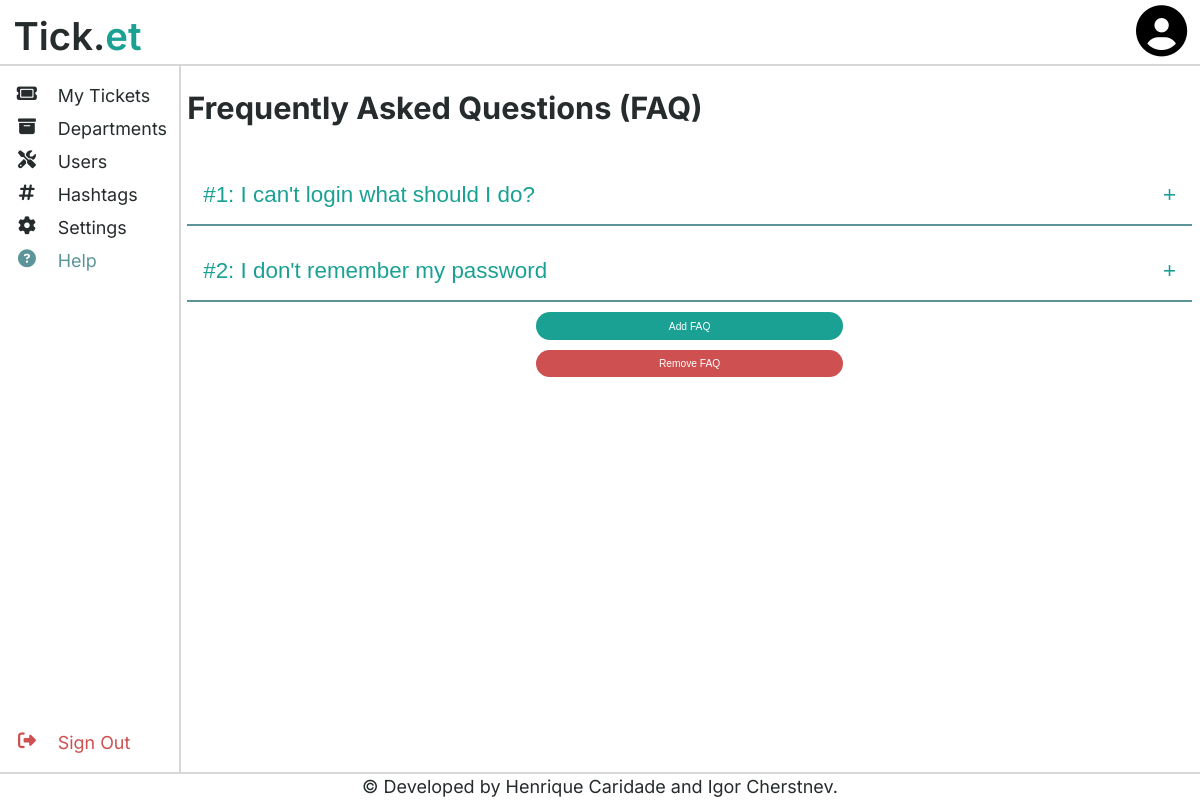
Before: /index.php?page=help (signed in) with the older database file.
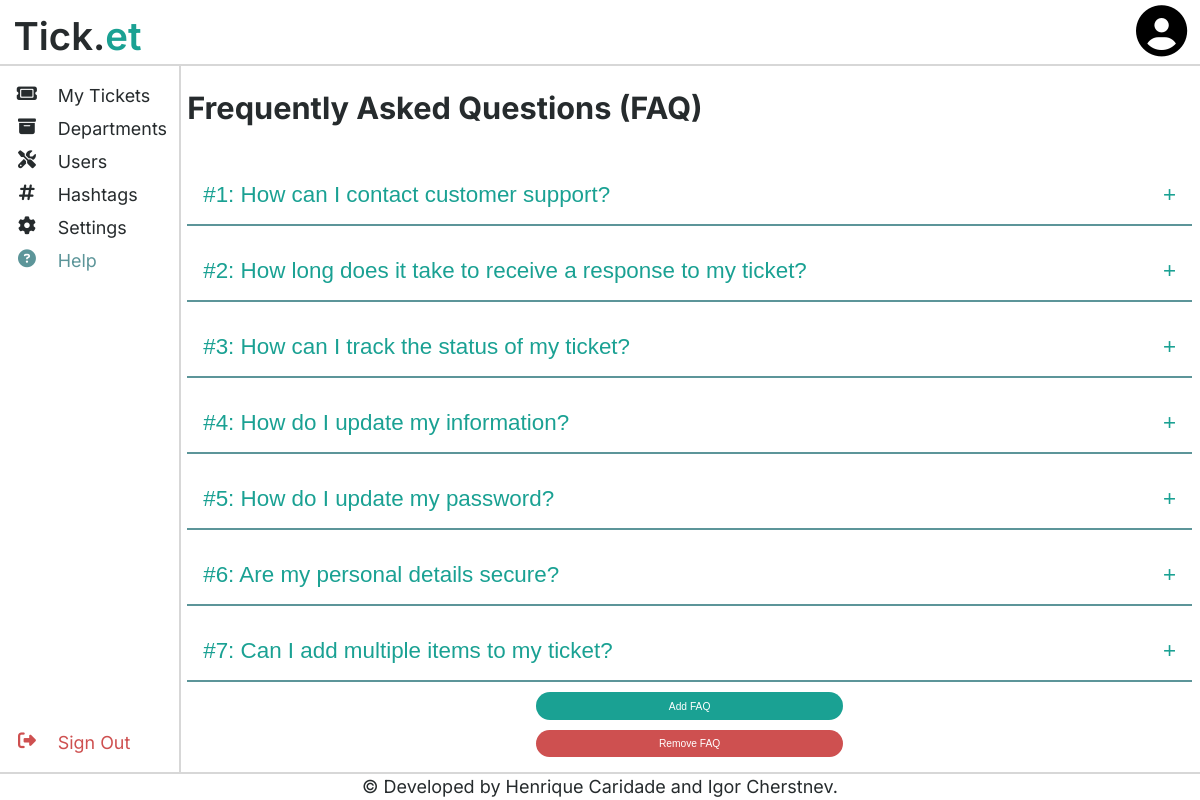
After: the same page with the newer database file.
### tables this page shows
CREATE TABLE FAQ (
    id INTEGER PRIMARY KEY AUTOINCREMENT NOT NULL,
    question STRING NOT NULL,
    answer STRING NOT NULL
);

### index.php (called while the page is built, shortened)
<?php
    include_once('./classes/session.php');
    $session = Session::getSession();
    if (isset($_GET['page'])) {
        switch ($_GET['page']) {
            case 'help': include_once("./pages/help.php"); break;
        }
    } else {
        if ($session->isLoggedIn()) die(header('Location: ./index.php?page=dashboard'));
        else die(header('Location: ./index.php?page=login'));
    }
    drawPage($_GET);
?>

### classes/faq.php (called while the page is built, shortened)
<?php
    class FAQ {
        private function __construct(int $id, string $question, string $answer) {
            $this->id = $id;
            $this->question = $question;
        }
        private static function fromArray(array $comment) : FAQ {
            return new FAQ((int) $comment['id'], $comment['question'], $comment['answer']);
        }
        public static function getAll(PDO $db) : array {
            $stmt = $db->prepare('SELECT * FROM FAQ');
            $stmt->execute();
            $faqs = $stmt->fetchAll();
            $faqArray = array();
            foreach ($faqs as $faq) {
                $faqArray[] = FAQ::fromArray($faq);
            }
            return $faqArray;
        }
    }
?>

### classes/session.php (called while the page is built, shortened)
<?php
    class Session {
        public function getMyRights(string $rights){
            return Session::getRights($_SESSION[Session::USERTYPE], $rights);
        }
        public static function getRights(string $userType, string $rights) {
            if($rights === User::USERTYPE_AGENT){
                return $userType === User::USERTYPE_AGENT or $userType === User::USERTYPE_ADMIN;
            }
            if($rights === User::USERTYPE_ADMIN){
                return $userType === User::USERTYPE_ADMIN;
            }
        }
    }
?>

### templates/faq.php (the view, shortened to what this page needs)
<?php
    require_once(dirname(__DIR__) . "/classes/faq.php");
    function drawFAQ(FAQ $faq) {
?>
<div id="<?=$faq->id?>" class="faq-item faq-collapsed">
    <button class="faq-question">
        #<?=$faq->id?>:
        <?=htmlentities($faq->question)?>
    </button>
</div>
<?php
    }
    ?>

### pages/help.php (shortened to what this page needs)
<?php
    require_once(dirname(__DIR__) . "/templates/header.php");
    require_once(dirname(__DIR__) . "/templates/footer.php");
    require_once(dirname(__DIR__) . "/templates/sidebar.php");
    require_once(dirname(__DIR__) . "/templates/faq.php");
    require_once(dirname(__DIR__) . "/templates/toast.php");
    require_once(dirname(__DIR__) . "/classes/session.php");
    require_once(dirname(__DIR__) . "/classes/faq.php");
    $session = Session::getSession();
    function drawPage(array $getArray) {
        global $session;
        $db = getDatabaseConnection();
        $faqs = FAQ::getAll($db);
?>
<main class="main-sidebar">
    <div id="faq" class="page center-toast">
        <h1 id="faq-title" class="title">Frequently Asked Questions (FAQ)</h1>
        <?php
            foreach ($faqs as $faq) drawFAQ($faq);
            if ($session->getMyRights(User::USERTYPE_ADMIN)) { ?>
                <div class="big-button"><button id="faq-add-button">Add FAQ</button></div>
                <div class="big-button"><button id="faq-remove-button" class="red">Remove FAQ</button></div>
        <?php }
        ?>
    </div>
</main>
<?php
    }
?>

Changed rows visible on the page:
changed faq id 1: question "I can't login what should I do?" → "How can I contact customer support?"
changed faq id 2: question "I don't remember my password" → "How long does it take to receive a response to my ticket?"
added faq: id "3", question "How can I track the status of my ticket?"
added faq: id "4", question "How do I update my information?"
added faq: id "5", question "How do I update my password?"
added faq: id "6", question "Are my personal details secure?"
added faq: id "7", question "Can I add multiple items to my ticket?"
